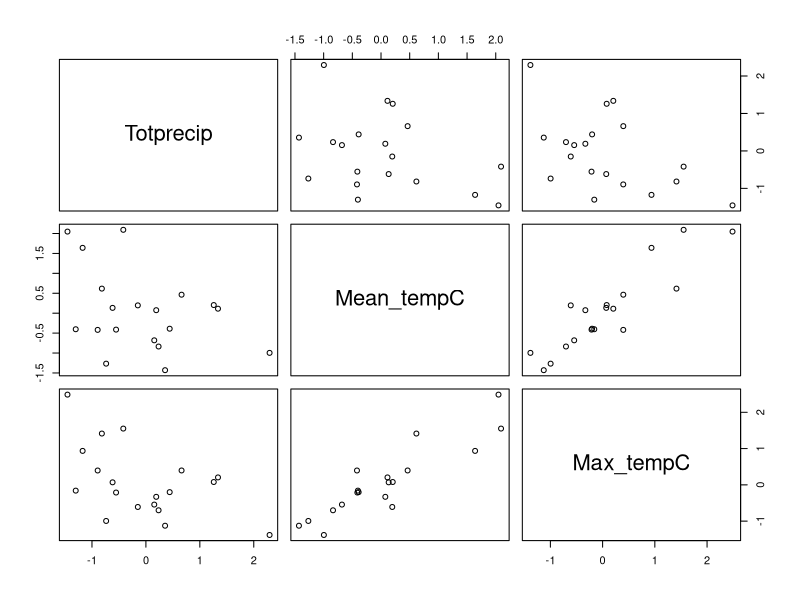
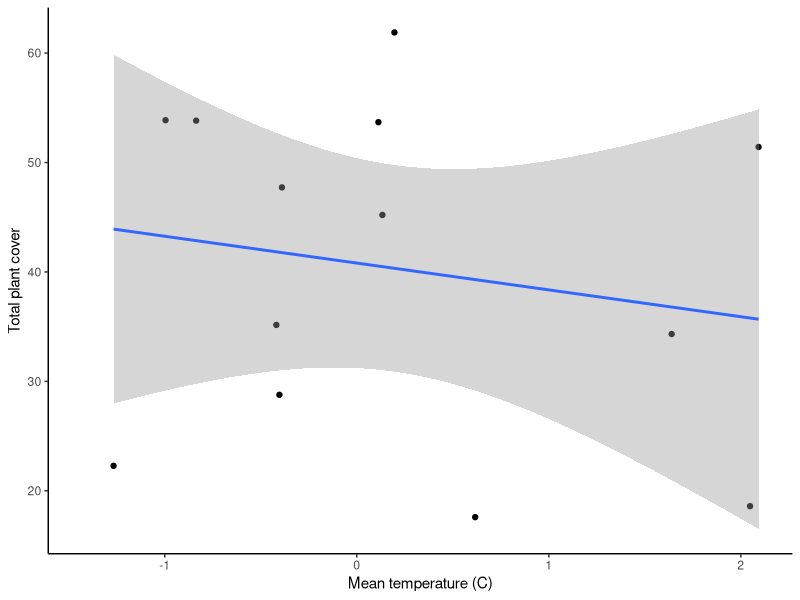
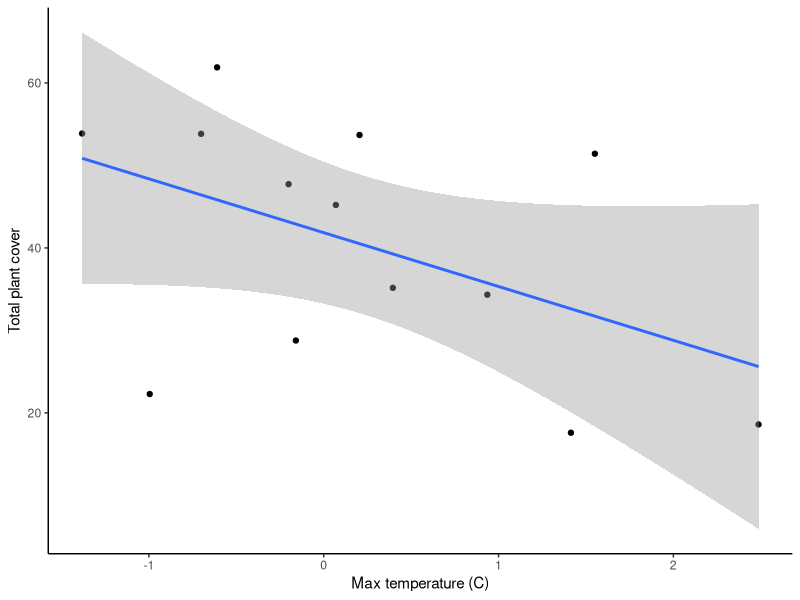

Here is the R script that generated these plots, in order:
## ---- chunk 1
knitr::opts_chunk$set(echo = TRUE, message=FALSE, warning=FALSE)
## ---- chunk 2
plant <- read.csv("PlantSumm.csv")
## ---- chunk 3
pairs(~ Totprecip + Mean_tempC + Max_tempC, data = plant) 
## ---- chunk 4
with(plant,cor.test(Mean_tempC,Max_tempC))
with(plant,cor.test(Mean_tempC,Totprecip))
with(plant,cor.test(Max_tempC,Totprecip))
## ---- chunk 5
plant_null <- lm(tot_cover ~ 1, plant)
plant_mean <- lm(tot_cover ~ Mean_tempC, plant)
plant_max <- lm(tot_cover ~ Max_tempC, plant)
## ---- chunk 6
library(ggplot2)
ggplot(plant, aes(x=Mean_tempC, y=tot_cover)) +
  geom_point() +
  geom_smooth(method="lm")+
  labs(x="Mean temperature (C)", y="Total plant cover") +
  theme_classic()

ggplot(plant, aes(x=Max_tempC, y=tot_cover)) +
  geom_point() +
  geom_smooth(method="lm")+
  labs(x="Max temperature (C)", y="Total plant cover") +
  theme_classic()
## ---- chunk 7
summary(plant_mean)
summary(plant_max)
## ---- chunk 8
AIC(plant_null, plant_mean, plant_max)
## ---- chunk 9
plant_both <- lm(tot_cover ~ Mean_tempC + Max_tempC, plant)
plant_int <- lm(tot_cover ~ Mean_tempC * Max_tempC, plant)
## ---- chunk 10
summary(plant_both)
summary(plant_int)
## ---- chunk 11
AIC(plant_null, plant_mean, plant_max, plant_both, plant_int)
